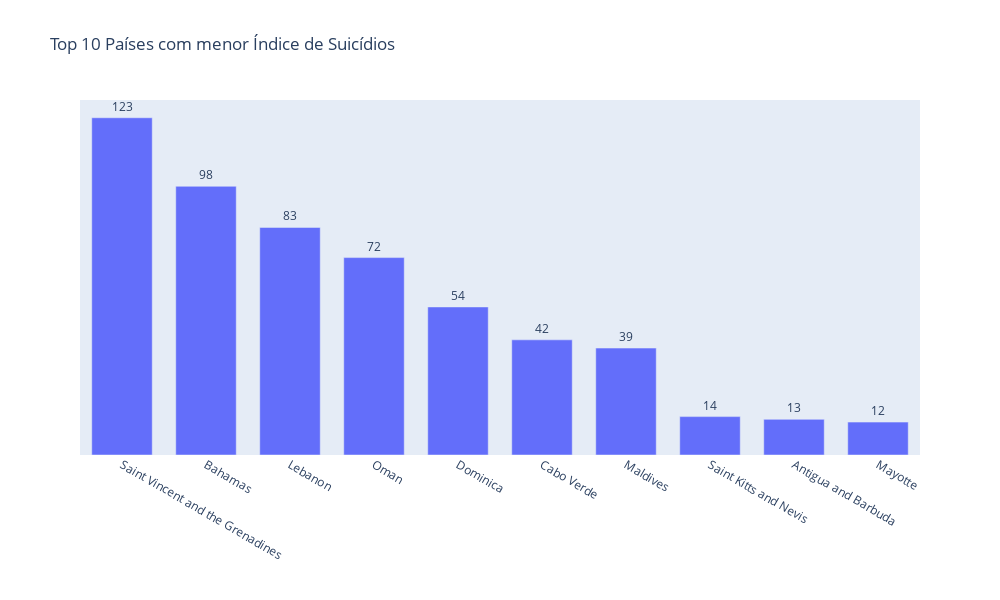

The notebook cell saved with this chart:
### Code cell
# Agrupar os dados por país e somar o número total de suicídios
grouped_data_countries = dados_ajustados.groupby('CountryName')['SuicideCount'].sum().reset_index()

# Ordenar os países pelo número total de suicídios em ordem decrescente e pegar os 10 primeiros
top_10_countries = grouped_data_countries.sort_values(by='SuicideCount', ascending=False).tail(10)

# Função para formatar os valores em K ou M com 3 casas decimais
def format_values(value):
    if value >= 1_000_000:
        return f'{value / 1_000_000:.3f}M'  # Formatar em M com três casas decimais
    elif value >= 1_000:
        return f'{value / 1_000:.3f}K'  # Formatar em K com três casas decimais
    else:
        return f'{value:.0f}'  # Manter valores pequenos sem formatação

# Aplicar a formatação dos valores
top_10_countries['formatted_values'] = top_10_countries['SuicideCount'].apply(format_values)

# Criar o gráfico de barras para os 10 países com maior índice de suicídios
fig = px.bar(top_10_countries, x='CountryName', y='SuicideCount',
             title='Top 10 Países com menor Índice de Suicídios')

# Atualizar o layout:
# - Remover a legenda do eixo X
# - Ajustar o tamanho do gráfico
fig.update_layout(xaxis_title='', yaxis_visible=False, showlegend=False,
                  height=600, width=1000)  # Ajustar o tamanho do gráfico

# Adicionar os valores formatados do eixo Y diretamente nas barras
fig.update_traces(texttemplate='%{customdata}', textposition='outside',
                  customdata=top_10_countries['formatted_values'])

# Ajustar o espaçamento das barras para que os dados apareçam corretamente
fig.update_layout(bargap=0.2, bargroupgap=0.1)

# Exibir o gráfico
fig.show()

### Figure 1 — Plotly figure (JSON) as saved in the notebook; plotly's stock layout.template omitted (floating-point values rounded to 4 significant figures)
{"data": [{"alignmentgroup": "True", "customdata": ["123", "98", "83", "72", "54", "42", "39", "14", "13", "12"], "hovertemplate": "CountryName=%{x}<br>SuicideCount=%{y}<extra></extra>", "legendgroup": "", "marker": {"color": "#636efa", "pattern": {"shape": ""}}, "name": "", "offsetgroup": "", "orientation": "v", "showlegend": false, "textposition": "outside", "texttemplate": "%{customdata}", "type": "bar", "x": ["Saint Vincent and the Grenadines", "Bahamas", "Lebanon", "Oman", "Dominica", "Cabo Verde", "Maldives", "Saint Kitts and Nevis", "Antigua and Barbuda", "Mayotte"], "xaxis": "x", "y": [123, 98, 83, 72, 54, 42, 39, 14, 13, 12], "yaxis": "y"}], "layout": {"bargap": 0.2, "bargroupgap": 0.1, "barmode": "relative", "height": 600, "legend": {"tracegroupgap": 0}, "showlegend": false, "title": {"text": "Top 10 Países com menor Índice de Suicídios"}, "width": 1000, "xaxis": {"anchor": "y", "domain": [0, 1], "title": {"text": ""}}, "yaxis": {"anchor": "x", "domain": [0, 1], "title": {"text": "SuicideCount"}, "visible": false}}}
